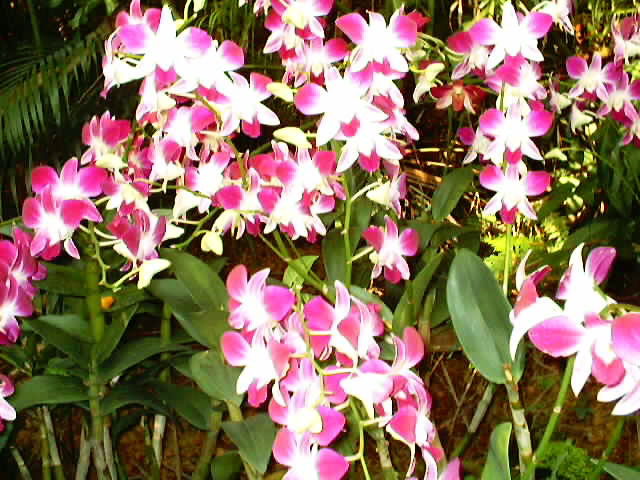
#> input picture 1oAno/1oSemestre/VC/Aula2/Orchid.bmp, 640 x 480 px
$ python Aula_02_ex_07.py
#> lines starting #> are read from the running program, lines starting #| are printed output that depends on the picture; after the words box and inside, x2 and y2 are one past the last pixel; in counts of white or black regions, pixels touching at a corner belong together
# Aula_02_ex_07.py
#
# Historam visualization with openCV
#
# Filipe Gonçalves - 09/2022

# import
import cv2
import numpy as np

####################
# Compute Histogram
####################
def compute_histogram(image,histSize, histRange):
	# Compute the histogram
	hist_item = cv2.calcHist([image], [0], None, [histSize], histRange)
	return hist_item

##########################################
# Drawing with openCV
# Create an image to display the histogram
def histogram2image(hist_item, histSize, histImageWidth, histImageHeight, color):

	histImage = np.zeros((histImageWidth, histImageHeight, 1), np.uint8)

	# Width of each histogram bar
	binWidth = int(np.ceil(histImageWidth * 1.0 / histSize))

	# Normalize values to [0, histImageHeight]
	cv2.normalize(hist_item, hist_item, 0, histImageHeight, cv2.NORM_MINMAX)

	# Draw the bars of the nomrmalized histogram
	for i in range(histSize):
		cv2.rectangle(histImage, (i * binWidth, 0), ((i + 1) * binWidth, int(hist_item[i])), color, -1)

	# ATTENTION : Y coordinate upside down
	histImage = np.flipud(histImage)

	return histImage


# histogram variables
histSize = 256
histRange = [0, 256]
histImageWidth = 512
histImageHeight = 512
color = (125)

# Read the image
image = cv2.imread("Orchid.bmp")
#> image is the input picture: shape (480, 640, 3); mean B, G, R 95.4, 115.3, 141

# Image characteristics
height, width = image.shape[0:2]
#> height = 480; width = 640

# Show the image
cv2.imshow( "Image", image )

# Original Image Histogram
hist_item =  compute_histogram(image, histSize, histRange)
#> in compute_histogram, `hist_item = cv2.calcHist([image], [0], None, [histSize], histRange)`: hist_item = 256 values, max 31397 at index 0, min 489 at index 108, mean 1200
histImage =  histogram2image(hist_item, histSize, histImageWidth, histImageHeight, color)
#> after the loop in histogram2image, `for i in range(histSize):`:
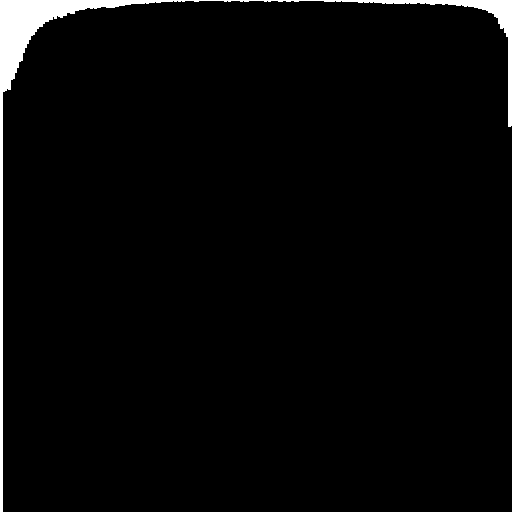
#> histImage: shape (512, 512, 1); values 0 (black) and 125 (white), 2.6% white; 1 white region, box (x1, y1, x2, y2) and area: (0, 0, 512, 512) 6832
cv2.imshow('Original Image Histogram', histImage)


image_b, image_g, image_r = cv2.split(image)
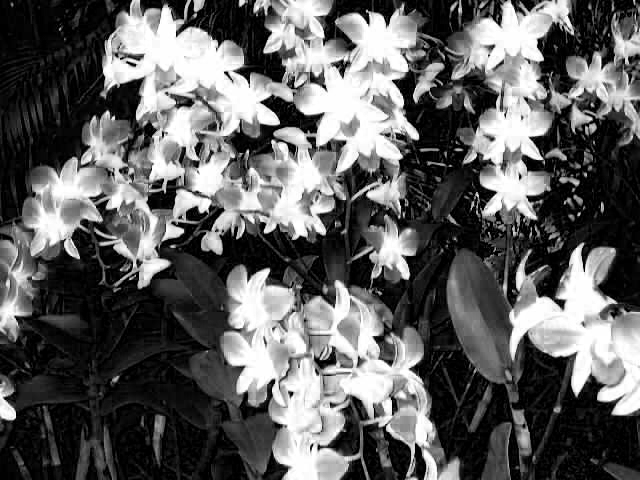
#> image_b: shape (480, 640); min 0, max 255, mean 95.4
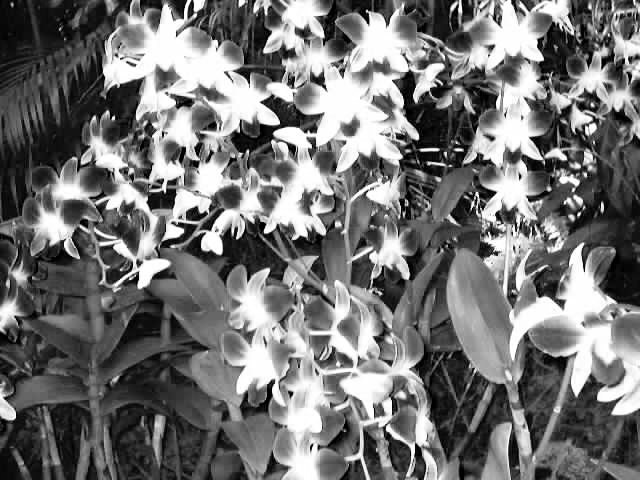
#> image_g: shape (480, 640); min 0, max 255, mean 115.3
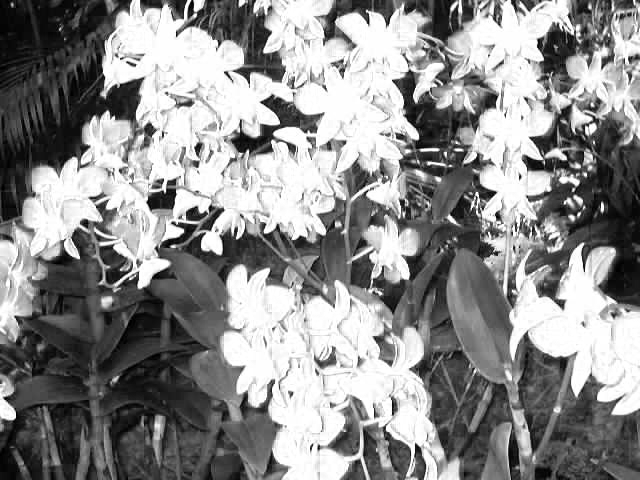
#> image_r: shape (480, 640); min 0, max 255, mean 141

# Show the image
cv2.imshow( "Image Red", image_r )

# Original Image Histogram
hist_item =  compute_histogram(image_r, histSize, histRange)
#> hist_item = 256 values, max 27610 at index 255, min 81 at index 1, mean 1200
histImage =  histogram2image(hist_item, histSize, histImageWidth, histImageHeight, color)
#> call 2 of histogram2image, with hist_item = array of shape (256, 1), histSize = 256, histImageWidth = 512, histImageHeight = 512, color = 125
#> after the loop in histogram2image (call 2), `for i in range(histSize):`: histImage: shape (512, 512, 1); values 0 (black) and 125 (white), 4.2% white; 1 white region, box (x1, y1, x2, y2) and area: (0, 0, 512, 512) 10983
#> in histogram2image (call 2), `histImage = np.flipud(histImage)`:
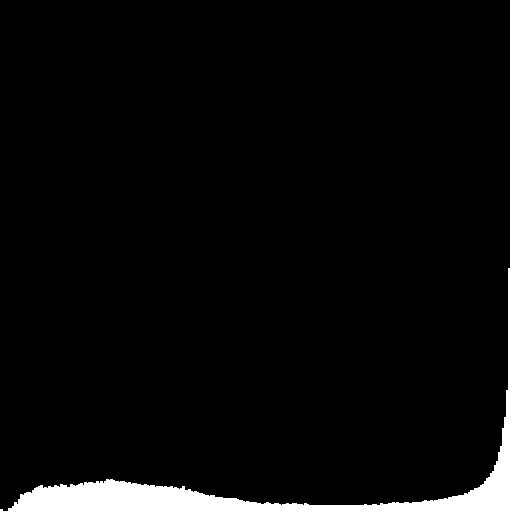
#> histImage: shape (512, 512, 1); values 0 (black) and 125 (white), 4.2% white; 1 white region, box (x1, y1, x2, y2) and area: (0, 0, 512, 512) 10983
cv2.imshow('Image Red Histogram', histImage)

cv2.imshow( "Image Green", image_g )

# Original Image Histogram
hist_item =  compute_histogram(image_g, histSize, histRange)
#> hist_item = 256 values, max 9807 at index 254, min 460 at index 199, mean 1200
histImage =  histogram2image(hist_item, histSize, histImageWidth, histImageHeight, color)
#> call 3 of histogram2image, with hist_item = array of shape (256, 1), histSize = 256, histImageWidth = 512, histImageHeight = 512, color = 125
#> after the loop in histogram2image (call 3), `for i in range(histSize):`:
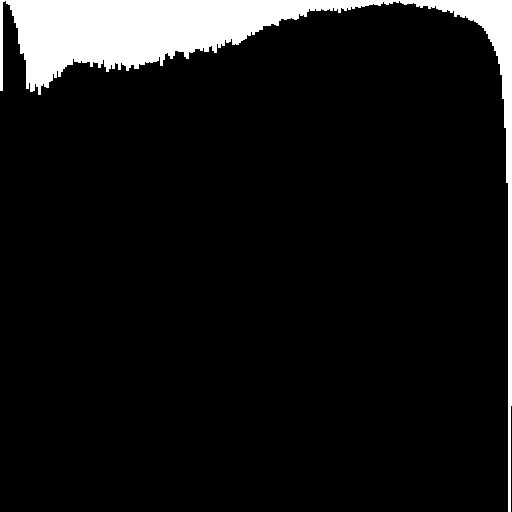
#> histImage: shape (512, 512, 1); values 0 (black) and 125 (white), 8.2% white; 1 white region, box (x1, y1, x2, y2) and area: (0, 0, 512, 512) 21503
#> in histogram2image (call 3), `histImage = np.flipud(histImage)`:
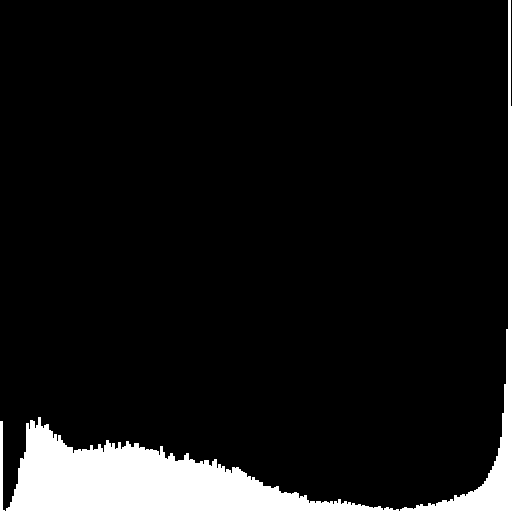
#> histImage: shape (512, 512, 1); values 0 (black) and 125 (white), 8.2% white; 1 white region, box (x1, y1, x2, y2) and area: (0, 0, 512, 512) 21503
cv2.imshow('Image Green Histogram', histImage)

cv2.imshow( "Image Blue", image_b )

# Original Image Histogram
hist_item =  compute_histogram(image_b, histSize, histRange)
#> hist_item = 256 values, max 31397 at index 0, min 489 at index 108, mean 1200
histImage =  histogram2image(hist_item, histSize, histImageWidth, histImageHeight, color)
cv2.imshow('Image Blue Histogram', histImage)


# Wait
cv2.waitKey()

# Destroy the window -- might be omitted
cv2.destroyWindow( "Display window" )

$ run again, with 1oAno/1oSemestre/VC/Aula2/deti.bmp copied over 1oAno/1oSemestre/VC/Aula2/Orchid.bmp
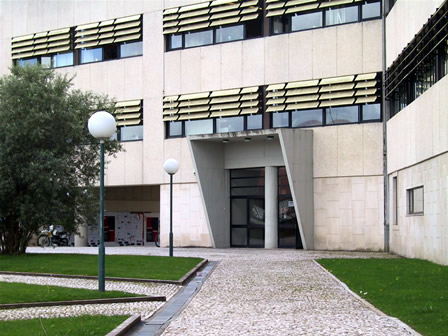
#> input picture 1oAno/1oSemestre/VC/Aula2/deti.bmp, 448 x 336 px
#> image is the input picture: shape (336, 448, 3); mean B, G, R 138.8, 146.3, 145.1
#> in compute_histogram, `hist_item = cv2.calcHist([image], [0], None, [histSize], histRange)`: hist_item = 256 values, max 1938 at index 234, min 109 at index 254, mean 588
#> after the loop in histogram2image, `for i in range(histSize):`:
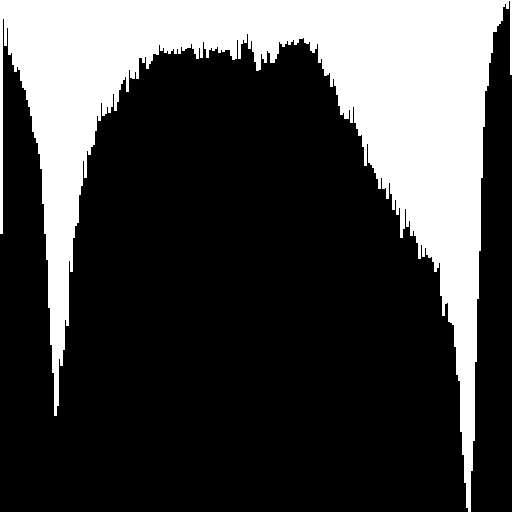
#> histImage: shape (512, 512, 1); values 0 (black) and 125 (white), 26.9% white; 1 white region, box (x1, y1, x2, y2) and area: (0, 0, 512, 512) 70572
#> `hist_item =  compute_histogram(image_r, histSize, histRange)`: hist_item = 256 values, max 2128 at index 241, min 135 at index 254, mean 588
#> `hist_item =  compute_histogram(image_g, histSize, histRange)`: hist_item = 256 values, max 2100 at index 234, min 134 at index 254, mean 588
#> in histogram2image (call 3), `histImage = np.flipud(histImage)`:
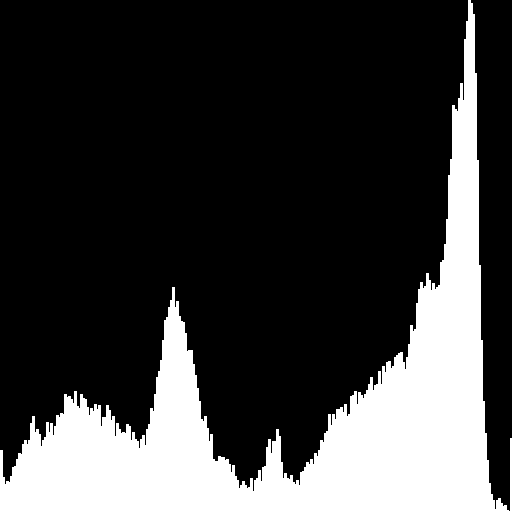
#> histImage: shape (512, 512, 1); values 0 (black) and 125 (white), 23.7% white; 1 white region, box (x1, y1, x2, y2) and area: (0, 0, 512, 512) 62118
#> `hist_item =  compute_histogram(image_b, histSize, histRange)`: hist_item = 256 values, max 1938 at index 234, min 109 at index 254, mean 588
